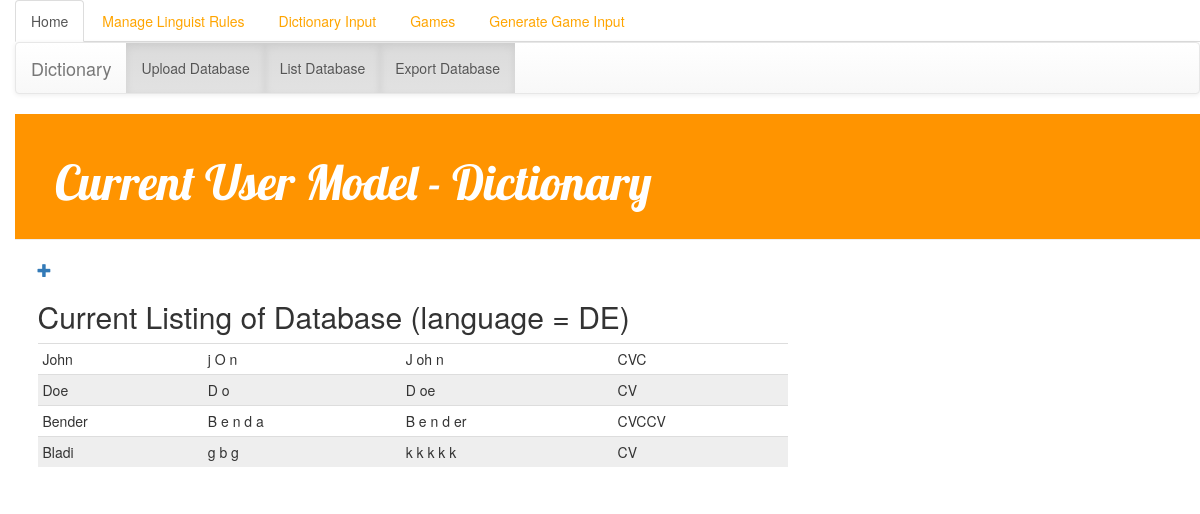
The app's page /Database/post_list/ with its own data.
### Database/models.py (models this page shows, shortened)
class Dictionary (models.Model):
    language_id = models.IntegerField(default=1)
    language = models.CharField(max_length=200,default="DE")

class Entry(models.Model):
    dictionary = models.ForeignKey(Dictionary)
    word = models.CharField(max_length=200,default='')
    CVC = models.CharField(max_length=200,default='')
    gr = models.CharField(max_length=200,default='')
    ph = models.CharField(max_length=200,default='')

### Database/views.py (the view)
def post_list(request):
    d = Dictionary.objects.all().first()
    entries = Entry.objects.filter(dictionary=d)
    return render(request, 'Database/post_list.html', {'entries': entries, 'd': d, 'id': d.pk})

### templates/Database/post_list.html
{% extends 'Database/base.html' %}
{% block content %}
    <a href="{% url 'entry_new' pk=id %}" class="top-menu"><span class="glyphicon glyphicon-plus"></span></a>
    <h2>Current Listing of Database (language = {{ d.language }}) </h2>
    <table class="table table-condensed">
        <tbody>
        {%  for entry in entries %}
            <tr>
                <td>
                    {{ entry.word }}
                </td>
                <td>
                    {{ entry.ph }}
                </td>
                <td>
                    {{ entry.gr }}
                </td>
                <td>
                    {{ entry.CVC }}
                </td>
            </tr>
        {%  endfor %}
        </tbody>
        </table>
{% endblock %}

### Input/static/Input/css/style.css (style rules this page uses)
body { padding-left: 15px; }
table tr:nth-child(even) { background-color: #eee; }
table tr:nth-child(odd) { background-color:#fff; }

### records on screen
Dictionary: language "DE"
Entry: word "John", ph "j O n", gr "J oh n", CVC "CVC"
Entry: word "Doe", ph "D o", gr "D oe", CVC "CV"
Entry: word "Bender", ph "B e n d a", gr "B e n d er", CVC "CVCCV"
Entry: word "Bladi", ph "g b g", gr "k k k k k", CVC "CV"
